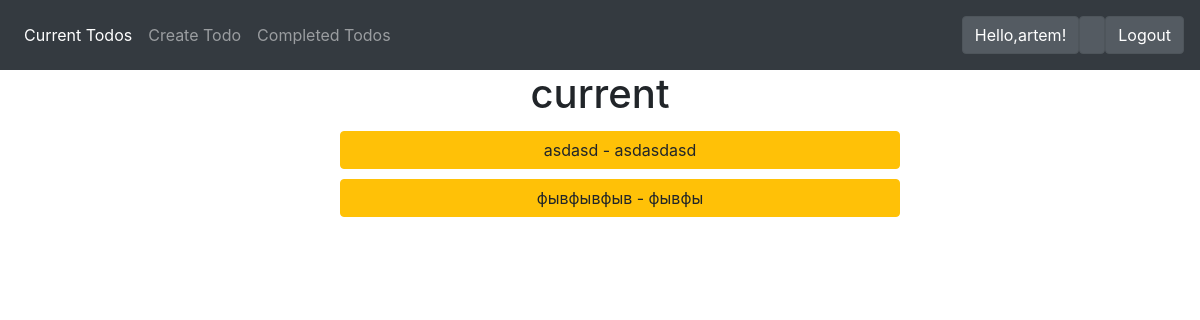
/current/ (signed in), run on an earlier commit of the app's database.
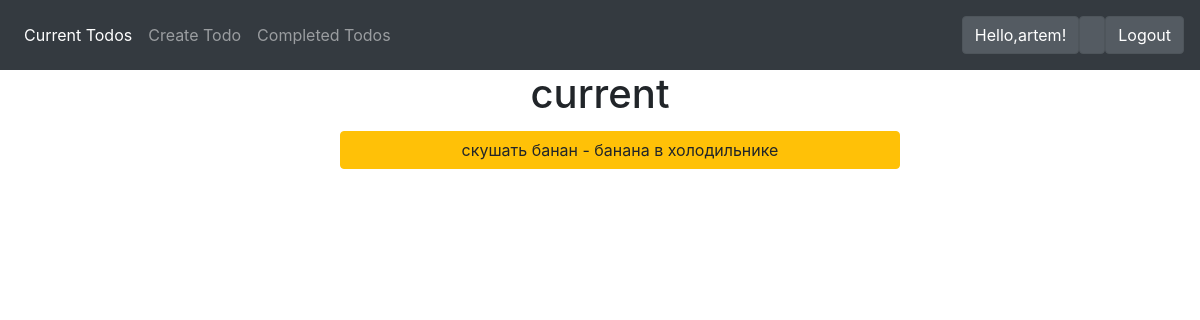
And on a later commit of the database.
### todo/models.py (models this page shows, shortened)
class Todo(models.Model):
    title = models.CharField(max_length=30)
    text = models.TextField(blank=True)
    creating_date = models.DateTimeField(auto_now_add=True)
    completing_date=models.DateTimeField(null=True, blank=True)
    importance=models.BooleanField(default=False)
    user = models.ForeignKey(User, on_delete=models.CASCADE,default=1)

### todo/views.py (the view)
# urls.py: path('current/', views.currenttodos, name='currenttodos'),
@login_required
def currenttodos(request):
    todos= Todo.objects.filter(user=request.user, completing_date__isnull=True)
    return render(request, 'todo/currenttodos.html', {'todos':todos})

### todo/templates/todo/currenttodos.html (shortened to what this page needs)
<!DOCTYPE html>
<html lang="en">
<head>
</head>
<body>
{% extends 'todo/base.html' %}
{% block content %}
    <h1 align="center">current</h1>
    <ul style="margin: 0 auto; width: 50%">
        {% for todo in todos %}
            <a href="{% url 'viewtodo'  todo.id  %}">
                <li {% if todo.importance %}class="btn btn-danger" {% else %} class="btn btn-warning"{% endif %}  style="width: 100%; margin: 5px auto " >
                    {% if todo.importance %}<b>{% endif %}{{ todo.title }}</b>
                    {% if todo.text %} - {{todo.text }}{% endif %}
                </li>
            <br>
            </a>
        {% endfor %}
    </ul>
{% endblock %}

What changed in the data, as far as the page shows it:
removed Todo: title "asdasd", text "asdasdasd"
removed Todo: title "фывфывфыв", text "фывфы"
added Todo: title "скушать банан", text "банана в холодильнике"
